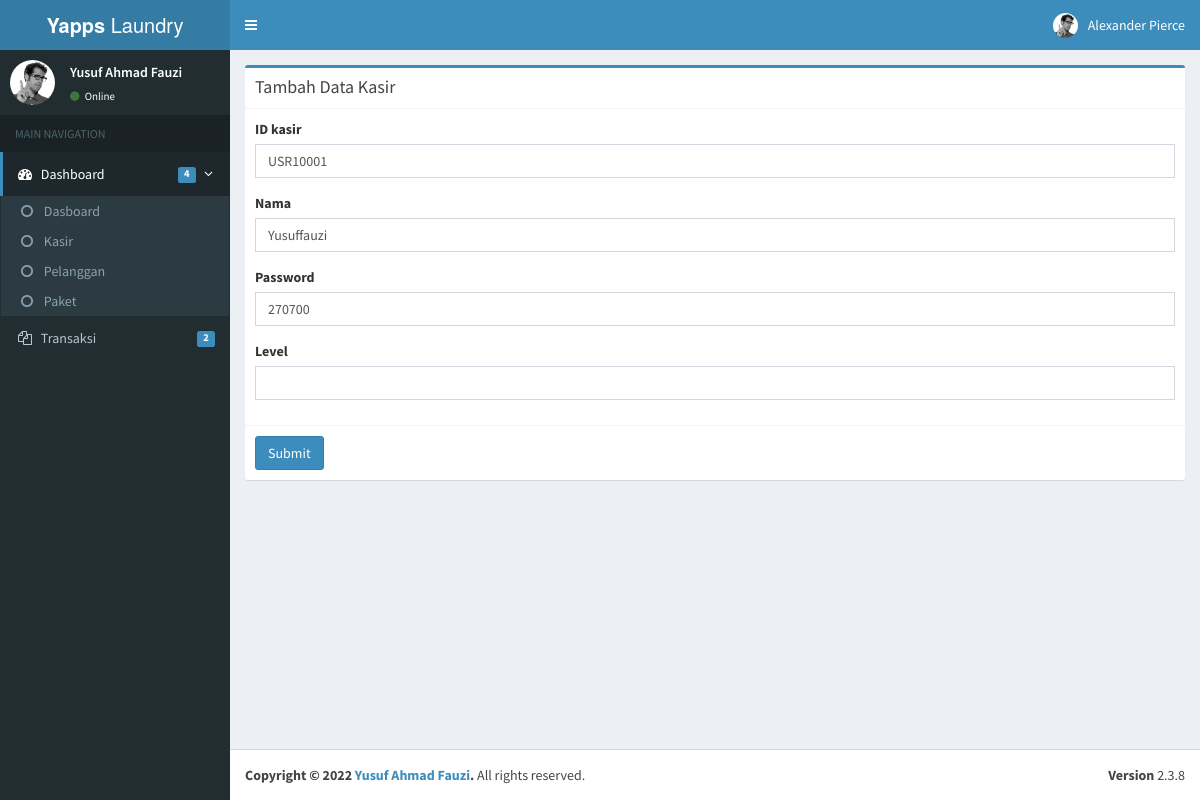
The page /page/Kasir/edit.php?id=USR10001&aksi=edit on the database its author committed.
### tables this page shows
CREATE TABLE `tb_user` (
  `id_user` varchar(11) NOT NULL,
  `nm_user` varchar(50) NOT NULL,
  `password` varchar(50) NOT NULL,
  `level` varchar(50) NOT NULL
);

### page/database.php (called while the page is built, shortened)
<?php
class database{
    var $host = "localhost";
    var $username = "root";
    var $password = "";
    var $database = "laundry";
    var $koneksi = "";
    function __construct(){
        $this->koneksi = mysqli_connect($this->host, $this->username,
         $this->password, $this->database);
    }
    function tambah_data_kasir($id_user, $nm_user,  $password, $level){
        mysqli_query($this->koneksi,"insert into tb_user values('$id_user', '$nm_user', '$password','$level')");
    }function get_by_kasir($id_user)
    {
        $query = mysqli_query($this->koneksi, "select * from tb_user where id_user='$id_user' ");
        return $query->fetch_array();
    }
}
?>

### page/Kasir/edit.php (the view, shortened to what this page needs)
<?php
include('../database.php');
$db = new database();
$id_user = $_GET['id'];
if (! is_null($id_user))
{
	$id_user = $db->get_by_kasir($id_user);
}
else
{
	header('location:tampil.php');
}
?>
<!DOCTYPE html>
<html>
<head>
  <link rel="stylesheet" href="../../bootstrap/css/bootstrap.min.css">
  <link rel="stylesheet" href="https://cdnjs.cloudflare.com/ajax/libs/font-awesome/4.5.0/css/font-awesome.min.css">
  <link rel="stylesheet" href="https://cdnjs.cloudflare.com/ajax/libs/ionicons/2.0.1/css/ionicons.min.css">
  <link rel="stylesheet" href="../../dist/css/AdminLTE.min.css">
  <link rel="stylesheet" href="../../dist/css/skins/_all-skins.min.css">
</head>
<body class="hold-transition skin-blue sidebar-mini">
<div class="wrapper">
  <header class="main-header">
    <a href="../../index2.html" class="logo">
      <span class="logo-lg"><b>Yapps </b>Laundry</span>
    </a>
    <nav class="navbar navbar-static-top">
      <a href="#" class="sidebar-toggle" data-toggle="offcanvas" role="button">
      </a>
      <div class="navbar-custom-menu">
        <ul class="nav navbar-nav">
          <li class="dropdown user user-menu">
            <a href="#" class="dropdown-toggle" data-toggle="dropdown">
              <img src="../../dist/img/user2-160x160.jpg" class="user-image" alt="User Image">
              <span class="hidden-xs">Alexander Pierce</span>
            </a>
          </li>
        </ul>
      </div>
    </nav>
  </header>
  <aside class="main-sidebar">
    <section class="sidebar">
      <div class="user-panel">
        <div class="pull-left image">
          <img src="../../dist/img/user2-160x160.jpg" class="img-circle" alt="User Image">
        </div>
        <div class="pull-left info">
          <p>Yusuf Ahmad Fauzi</p>
          <a href="#"><i class="fa fa-circle text-success"></i> Online</a>
        </div>
      </div>
      <ul class="sidebar-menu">
        <li class="header">MAIN NAVIGATION</li>
        <li class="active treeview">
          <a href="#">
            <i class="fa fa-dashboard"></i> <span>Dashboard</span>
            <span class="pull-right-container">
              <i class="fa fa-angle-left pull-right"></i>
              <span class="label label-primary pull-right">4</span>
            </span>
          </a>
          <ul class="treeview-menu">
            <li><a href="../../tampil.php"><i class="fa fa-circle-o"></i> Dasboard</a></li>
            <li><a href="../Kasir/tampil.php"><i class="fa fa-circle-o"></i> Kasir</a></li>
            <li><a href="tampil.php"><i class="fa fa-circle-o"></i> Pelanggan</a></li>
            <li><a href="../Paket/tampil.php"><i class="fa fa-circle-o"></i> Paket</a></li>
          </ul>
        </li>
        <li class="treeview">
          <a href="#">
            <i class="fa fa-files-o"></i>
            <span>Transaksi</span>
            <span class="pull-right-container">
              <span class="label label-primary pull-right">2</span>
            </span>
          </a>
        </li>
        </ul>
    </section>
  </aside>
  <div class="content-wrapper">
    <section class="content-header">
    <div class="box box-primary">
            <div class="box-header with-border">
              <h3 class="box-title">Tambah Data Kasir</h3>
            </div>
            <form method= "post" action="../inputdata.php?action=updatekasir">
              <div class="box-body">
                <div class="form-group">
                  <label for="exampleInputEmail1">ID kasir</label>
                  <input type="text" class="form-control" id="exampleInputEmail1" name="id_user" value="<?php echo $id_user['id_user']; ?>" >
                </div>
                <div class="form-group">
                  <label for="exampleInputEmail1">Nama</label>
                  <input type="text" class="form-control" id="exampleInputEmail1" name="nm_user" value="<?php echo $id_user['nm_user']; ?>">
                </div>
                <div class="form-group">
                  <label for="exampleInputEmail1">Password</label>
                  <input type="text" class="form-control" id="exampleInputEmail1" name="password" value="<?php echo $id_user['password']; ?>">
                </div>
                <div class="form-group">
                  <label for="exampleInputEmail1">Level</label>
                  <input type="text" class="form-control" id="exampleInputEmail1" name="level" >
                </div>
              </div>
              <div class="box-footer">
                <button type="submit" name="tombol" class="btn btn-primary" onclick="m()">Submit</button>
              </div>
            </form>
          </div>
    </section>
  </div>
  <footer class="main-footer">
    <div class="pull-right hidden-xs">
      <b>Version</b> 2.3.8
    </div>
    <strong>Copyright &copy; 2022 <a href="">Yusuf Ahmad Fauzi</a>.</strong> All rights
    reserved.
  </footer>
</body>
</html>

### rows shown on the page
tb_user: id_user "USR10001", nm_user "Yusuffauzi", password "270700"
